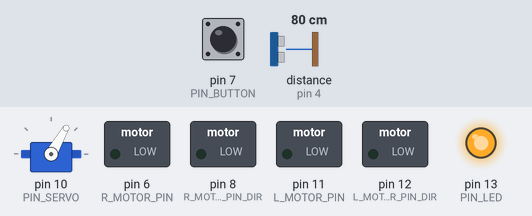
The sketch below on a simulated Arduino Uno, built with avr-gcc and run on an emulated ATmega328P. Parts: servo, switched loads named in the sketch (green lamp = pin HIGH), output pins drawn as LEDs (lit = HIGH). Wiring (inferred from the names in the program): ultrasonic range finder: trigger pin 2; echo pin 4. Dashed ring = blinking. The test bench sets the inputs (shaded band); at power-on: pin 7 (PIN_BUTTON) HIGH, distance to the obstacle (sensor on pin 4) 80 cm. The echo pulse lasts 58.3 µs per cm; pins used as bus, display or sensor lines are not drawn.

Above: at 1.2 s.
1.3 s: pin 7 (PIN_BUTTON) pulled LOW for 1 s
At 3.8 s:
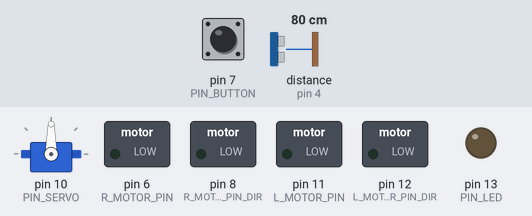
4.3 s: distance to the obstacle (sensor on pin 4) set to 40 cm
5.8 s: distance to the obstacle (sensor on pin 4) set to 31 cm
At 6.8 s:
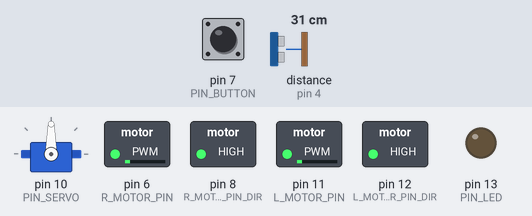
8.8 s: pin 7 (PIN_BUTTON) pulled LOW for 3.2 s
At 14.7 s:
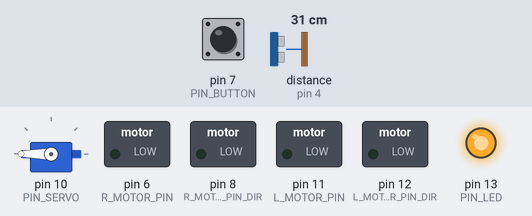
15.0 s: pin 7 (PIN_BUTTON) pulled LOW for 1 s
At 18.3 s:
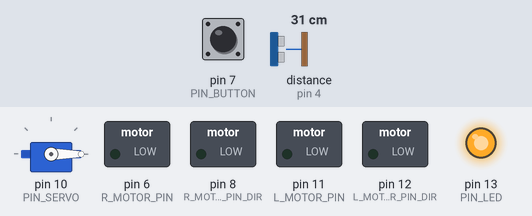
18.4 s: distance to the obstacle (sensor on pin 4) set to 60 cm
At 20.7 s:
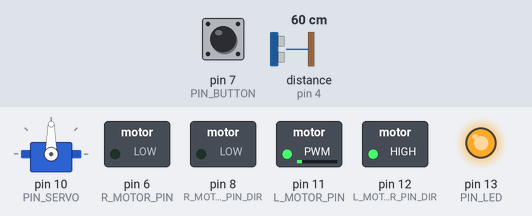
Timing chart, 0 to 22.4 s (numbered marks = the images above; inputs shaded):
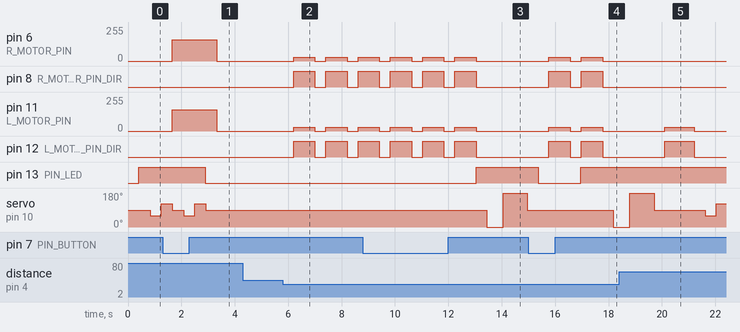

Measured:
- the behaviour switches between 36 and 35 cm on distance to the obstacle (sensor on pin 4) (found by bisection; images 1 and 2)
- after the input at 1.3 s, pin 13 (PIN_LED): HIGH → LOW after 1.6 s; servo on pin 10 (PIN_SERVO): goes on until 2.9 s, then stays 90°
- after the input at 4.3 s, every drawn part: stays the same
- after the input at 5.8 s, pin 6 (R_MOTOR_PIN), pin 11 (L_MOTOR_PIN): alternates 30/255 for 0.80 s and 0/255 for 0.41 s, starting after 0.40 s; pin 8 (R_MOTOR_PIN_DIR), pin 12 (L_MOTOR_PIN_DIR): alternates HIGH for 0.80 s and LOW for 0.41 s, starting after 0.40 s
- after the input at 8.8 s, pin 6 (R_MOTOR_PIN), pin 11 (L_MOTOR_PIN): goes on until 13.0 s, then stays 0/255; pin 8 (R_MOTOR_PIN_DIR), pin 12 (L_MOTOR_PIN_DIR): goes on until 13.0 s, then stays LOW; pin 13 (PIN_LED): LOW → HIGH after 4.2 s; servo on pin 10 (PIN_SERVO): 90° → 0° after 4.6 s, → 180° 0.61 s later, → 90° 0.91 s later
- after the input at 15.0 s, servo on pin 10 (PIN_SERVO): 90° → 0° after 3.2 s
- after the input at 18.4 s, pin 6 (R_MOTOR_PIN): stays 0/255 (without the input it goes to 30/255 after 2.1 s); pin 8 (R_MOTOR_PIN_DIR): stays LOW (without the input it goes to HIGH after 2.1 s); pin 13 (PIN_LED): stays HIGH (without the input it goes to LOW after 1.7 s)

The sketch:

main.ino
```cpp
#include "config.h"
#include <Servo.h>
#include "check_button.h"
#include "my_servo.h"
#include "movement_management.h"
#include "my_sensor.h"
#include "regimes.h"
#include "setup_pins.h"
#include "idle_functionality.h"
#include "moving_functionality.h"

void setup() {
  setup_pins();
}

void loop() {

  if(checkButton() == STATE_MOVING){
    movingFunctionality();
  } else if (checkButton() == STATE_IDLE) {
    idleFunctionality();
  }
}
```

check_button.h
```cpp
int checkButton() {
 int readButtonPin = digitalRead(PIN_BUTTON);

  if (readButtonPin != lastButtonState){
    lastDebounceTime = millis();
  }

  if ((millis() - lastDebounceTime) > debounceDelay) {
    if (readButtonPin != buttonState){
       buttonState = readButtonPin;

      if (buttonState == HIGH){
        robotModeIndicator = !robotModeIndicator;
      }
    }
  }

   digitalWrite(PIN_LED,robotModeIndicator);
   lastButtonState = readButtonPin;

   return robotModeIndicator;
}
```

idle_functionality.h
```cpp
void idleFunctionality(){
  int regime = processReadSensor(STATE_IDLE);
  processRegimes(regime);
}
```

movement_management.h
```cpp
 void stop() {

  digitalWrite(R_MOTOR_PIN_DIR, LOW);
  digitalWrite(L_MOTOR_PIN_DIR, LOW);

  analogWrite(R_MOTOR_PIN, LOW);
  analogWrite(L_MOTOR_PIN, LOW);
}


//DIRECTION: FORWARD_DIR = SET DIR TO 'LOW'
//DIRECTION: BACKWARDS_DIR = SET DIR TO 'HIGH'

//GOING FORWARD_DIR: 0 (80) - SLOWEST, 255 - FASTEST
//GOING BACKWARDS_DIR: 255 (170) - SLOWEST, 0 - FASTEST

//STOPPING
//FORWARD_DIR: SET SPEED TO 0
//BACKWARDS_DIR: SET SPEED TO 255

void moveBack(){
   checkButton();
   digitalWrite(R_MOTOR_PIN_DIR, BACKWARDS_DIR);
   digitalWrite(L_MOTOR_PIN_DIR, BACKWARDS_DIR);

   analogWrite(R_MOTOR_PIN, BACKWARDS_DIR_SPEED);
   analogWrite(L_MOTOR_PIN, BACKWARDS_DIR_SPEED);
   delay(800);

   stop();
 }

void moveForward(int speed){
    checkButton();
   digitalWrite(R_MOTOR_PIN_DIR, FORWARD_DIR);
   digitalWrite(L_MOTOR_PIN_DIR, FORWARD_DIR);

   analogWrite(R_MOTOR_PIN, speed);
   analogWrite(L_MOTOR_PIN, speed);
}

void turn(char dir){
  checkButton();
  if (dir == LEFT){
   digitalWrite(R_MOTOR_PIN_DIR, FORWARD_DIR);
   digitalWrite(L_MOTOR_PIN_DIR, BACKWARDS_DIR);

   analogWrite(R_MOTOR_PIN, 0);
   analogWrite(L_MOTOR_PIN, BACKWARDS_DIR_SPEED);
  } else if (dir == RIGHT){
   digitalWrite(R_MOTOR_PIN_DIR, BACKWARDS_DIR);
   digitalWrite(L_MOTOR_PIN_DIR, FORWARD_DIR);

   analogWrite(R_MOTOR_PIN, BACKWARDS_DIR_SPEED);
   analogWrite(L_MOTOR_PIN, 0);
   }

   delay(1100);
   stop();
}
```

moving_functionality.h
```cpp
void movingFunctionality(){
 int regime = processReadSensor(STATE_MOVING);

 processRegimes(regime);
}
```

my_sensor.h
```cpp
int measureDistance(){
  checkButton();
  long duration;
  long distance = 0;

  for (int i = 0; i < 3; i++){
    digitalWrite(PIN_SENSOR_TRIGGER, LOW);
    delayMicroseconds(2);
    digitalWrite(PIN_SENSOR_TRIGGER, HIGH);
    delayMicroseconds(10);
    digitalWrite(PIN_SENSOR_TRIGGER, LOW);
    duration = pulseIn(PIN_SENSOR_ECHO, HIGH);

    distance += (duration / 2) / 29.1;
    }

  distance = distance/3;
  return distance;
}

void manageRisk(){
  stop();
  moveServo(LEFT_SIDE_SERVO);
  delay(200);
  int leftDist = measureDistance();
  moveServo(RIGHT_SIDE_SERVO);
  delay(500);
  int rightDist = measureDistance();
  moveServo(FRONT_SIDE_SERVO);

  if (leftDist <= RISK_DIST && rightDist <= RISK_DIST){
    //change state
    robotModeIndicator = LOW;
    lastButtonState = HIGH;
  } else if (leftDist >= rightDist){
    turn(LEFT);
  } else {
    turn(RIGHT);
  }
}

int lookAround(int distance){
   moveServo(60);
   int lDist = measureDistance();
   if (lDist <= RISK_DIST){
    return lDist;
   }

   moveServo(123);
   int rDist = measureDistance();
   if (rDist <= RISK_DIST){
      return rDist;
    }

   return distance;
}

int processReadSensor(int state){
 checkButton();
 moveServo(FRONT_SIDE_SERVO);
 long distance = measureDistance();

 if (state == STATE_IDLE){
    if (distance < RISK_DIST){
        moveBack();
      } else if (distance >= VERY_FAR_DIST){
         //change state
        robotModeIndicator = HIGH;
        lastButtonState = LOW;
      } else {
        stop();
      }
  } else if (state == STATE_MOVING){

    if (distance > RISK_DIST){
      distance = lookAround(distance);
    }

    if (distance > FAR_DIST){
      return REGIME_FAST;
    } else if (distance <= FAR_DIST && distance > MEDIUM_DIST){
      return REGIME_MEDIUM;
    } else if (distance <= MEDIUM_DIST && distance > RISK_DIST){
      return REGIME_SLOW;
    } else if (distance <= RISK_DIST){
      return REGIME_RISK;
    }
  }
}
```

my_servo.h
```cpp
Servo myservo;  // create servo object to control a servo
//boolean upwards = true;
//int pos_start = 0;    // variable to store the servo position
//int pos_last = 20;
//int pos = 0;

void moveServo(int side){
    checkButton();
    myservo.write(side);
    delay(400);
}
```

regimes.h
```cpp
void processRegimes(int regime){
  switch (regime){
    case REGIME_FAST:
      moveForward(FAST);
      break;
    case REGIME_MEDIUM:
      moveForward(MEDIUM_SPEED);
      break;
    case REGIME_SLOW:
      moveForward(SLOW);
      break;
    case REGIME_RISK:
      manageRisk();
      break;
  }
}
```

config.h
```cpp
#define INTERVAL_SERVO 300
#define INTERVAL_SENSOR 300

#define PIN_SERVO 10
#define PIN_SENSOR_ECHO 4
#define PIN_SENSOR_TRIGGER 2

#define PIN_BUTTON 7
#define PIN_LED 13

#define R_MOTOR_PIN 6
#define R_MOTOR_PIN_DIR 8
#define L_MOTOR_PIN 11
#define L_MOTOR_PIN_DIR 12

//CONSTANTS AND GLOBAL VARIABLES
unsigned long lastDebounceTime = 0;
unsigned long debounceDelay = 50;
int buttonState;
int robotModeIndicator = LOW; // LOW = idle, HIGH = moving
int lastButtonState = HIGH;

#define STATE_MOVING HIGH
#define STATE_IDLE LOW

#define FORWARD_DIR LOW
#define BACKWARDS_DIR HIGH

//speeds
#define BACKWARDS_DIR_SPEED 30
#define SLOW 160
#define MEDIUM_SPEED 190
#define FAST 240

//distances
#define RISK_DIST 35
#define VERY_FAR_DIST 350
#define FAR_DIST 250
#define MEDIUM_DIST 125

#define TURN_DIST 100

//sides
#define LEFT_SIDE_SERVO 0
#define RIGHT_SIDE_SERVO 180
#define FRONT_SIDE_SERVO 90
#define LEFT 'L'
#define RIGHT 'R'

//regimes
#define REGIME_FAST 1
#define REGIME_MEDIUM 2
#define REGIME_SLOW 3
#define REGIME_RISK 4
```

setup_pins.h
```cpp
void setup_pins(){
  myservo.attach(PIN_SERVO);
  Serial.begin (9600);

  pinMode(PIN_SENSOR_TRIGGER, OUTPUT);
  pinMode(PIN_SENSOR_ECHO, INPUT);

  pinMode(PIN_BUTTON, INPUT);
  pinMode(PIN_LED, OUTPUT);

  pinMode(R_MOTOR_PIN, OUTPUT);
  pinMode(R_MOTOR_PIN_DIR, OUTPUT);
  pinMode(L_MOTOR_PIN, OUTPUT);
  pinMode(L_MOTOR_PIN_DIR, OUTPUT);


  //SET DEFAULT STATE
  digitalWrite(R_MOTOR_PIN_DIR, FORWARD_DIR);
  digitalWrite(L_MOTOR_PIN_DIR, FORWARD_DIR);
  analogWrite(R_MOTOR_PIN, LOW);
  analogWrite(L_MOTOR_PIN, LOW);
}
```
